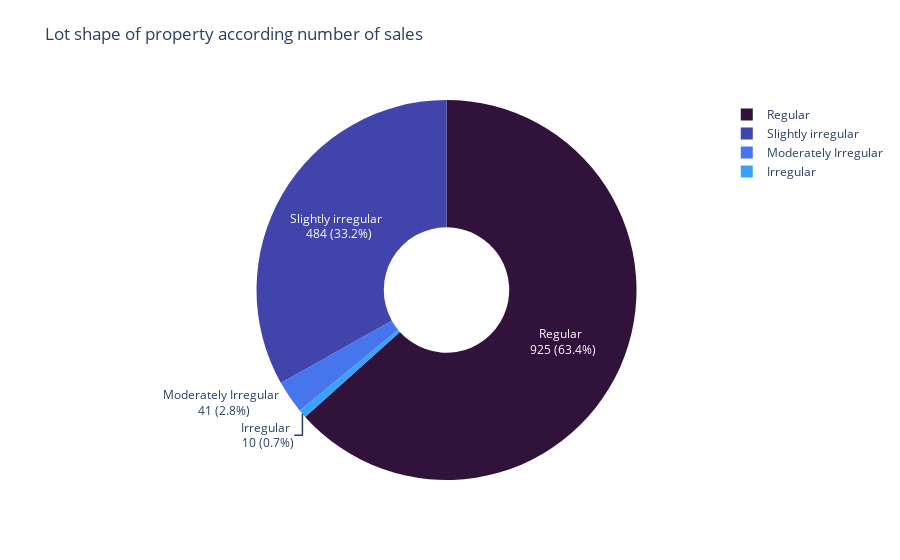

Notebook code cell kept with this figure:
### Markdown cell above
### LotShape: General shape of property

### Code cell
df = df_train.copy()

replace_values = {
    "Reg": "Regular",
    "IR1": "Slightly irregular",
    "IR2": "Moderately Irregular",
    "IR3": "Irregular",
}


df["LotShape"].replace(replace_values, inplace=True)

fig = donut_chart(df, "LotShape")

fig.update_layout(
    title={
        "text": "Lot shape of property according number of sales",
        "y": 0.95,
    }
)

### Figure 1 — Plotly figure (JSON) as saved in the notebook; plotly's stock layout.template omitted (floating-point values rounded to 4 significant figures)
{"data": [{"hole": 0.33, "labels": ["Regular", "Slightly irregular", "Moderately Irregular", "Irregular"], "marker": {"colors": ["#30123b", "#4145ab", "#4675ed", "#39a2fc", "#1bcfd4", "#24eca6", "#61fc6c", "#a4fc3b", "#d1e834", "#f3c63a", "#fe9b2d", "#f36315", "#d93806", "#b11901", "#7a0402"]}, "textinfo": "none", "texttemplate": "%{label} <br> %{value} (%{percent:.1%})", "type": "pie", "values": [925, 484, 41, 10]}], "layout": {"title": {"text": "Lot shape of property according number of sales", "y": 0.95}}}
